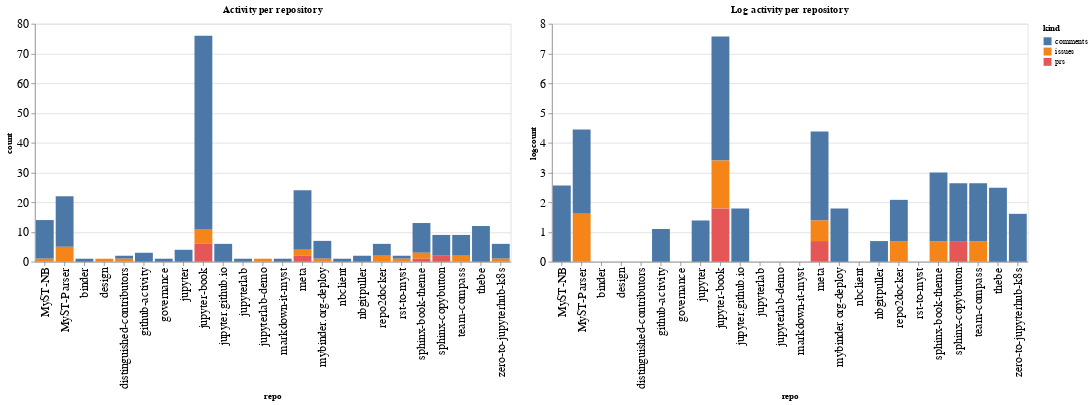

Notebook code cell kept with this figure:
### Code cell
ch1 = alt.Chart(repo_summaries, width=600, title="Activity per repository").mark_bar().encode(
    x='repo',
    y='count',
    color='kind',
    tooltip="kind"
)

ch2 = alt.Chart(repo_summaries, width=600, title="Log activity per repository").mark_bar().encode(
    x='repo',
    y='logcount',
    color='kind',
    tooltip="kind"
)

ch1 | ch2

### Figure 1 — Vega-Lite specification as saved in the notebook (floating-point values rounded to 4 significant figures)
{"config": {"axisLeft": {"labelFontSize": 15}, "axisBottom": {"labelFontSize": 15}}, "hconcat": [{"mark": "bar", "encoding": {"color": {"type": "nominal", "field": "kind"}, "tooltip": {"type": "nominal", "field": "kind"}, "x": {"type": "nominal", "field": "repo"}, "y": {"type": "quantitative", "field": "count"}}, "title": "Activity per repository", "width": 600}, {"mark": "bar", "encoding": {"color": {"type": "nominal", "field": "kind"}, "tooltip": {"type": "nominal", "field": "kind"}, "x": {"type": "nominal", "field": "repo"}, "y": {"type": "quantitative", "field": "logcount"}}, "title": "Log activity per repository", "width": 600}], "data": {"name": "data-7f3497c7e234502455500a955fbfbb37"}, "$schema": "https://vega.github.io/schema/vega-lite/v4.8.1.json", "datasets": {"data-7f3497c7e234502455500a955fbfbb37": [{"repo": "MyST-NB", "kind": "comments", "count": 13, "logcount": 2.565}, {"repo": "MyST-NB", "kind": "issues", "count": 1, "logcount": 0.0}, {"repo": "MyST-Parser", "kind": "comments", "count": 17, "logcount": 2.833}, {"repo": "MyST-Parser", "kind": "issues", "count": 5, "logcount": 1.609}, {"repo": "binder", "kind": "comments", "count": 1, "logcount": 0.0}, {"repo": "design", "kind": "issues", "count": 1, "logcount": 0.0}, {"repo": "distinguished-contributors", "kind": "comments", "count": 1, "logcount": 0.0}, {"repo": "distinguished-contributors", "kind": "issues", "count": 1, "logcount": 0.0}, {"repo": "github-activity", "kind": "comments", "count": 3, "logcount": 1.099}, {"repo": "governance", "kind": "comments", "count": 1, "logcount": 0.0}, {"repo": "jupyter", "kind": "comments", "count": 4, "logcount": 1.386}, {"repo": "jupyter-book", "kind": "comments", "count": 65, "logcount": 4.174}, {"repo": "jupyter-book", "kind": "issues", "count": 5, "logcount": 1.609}, {"repo": "jupyter-book", "kind": "prs", "count": 6, "logcount": 1.792}, {"repo": "jupyter.github.io", "kind": "comments", "count": 6, "logcount": 1.792}, {"repo": "jupyterlab", "kind": "comments", "count": 1, "logcount": 0.0}, {"repo": "jupyterlab-demo", "kind": "issues", "count": 1, "logcount": 0.0}, {"repo": "markdown-it-myst", "kind": "comments", "count": 1, "logcount": 0.0}, {"repo": "meta", "kind": "comments", "count": 20, "logcount": 2.996}, {"repo": "meta", "kind": "issues", "count": 2, "logcount": 0.6931}, {"repo": "meta", "kind": "prs", "count": 2, "logcount": 0.6931}, {"repo": "mybinder.org-deploy", "kind": "comments", "count": 6, "logcount": 1.792}, {"repo": "mybinder.org-deploy", "kind": "issues", "count": 1, "logcount": 0.0}, {"repo": "nbclient", "kind": "comments", "count": 1, "logcount": 0.0}, {"repo": "nbgitpuller", "kind": "comments", "count": 2, "logcount": 0.6931}, {"repo": "repo2docker", "kind": "comments", "count": 4, "logcount": 1.386}, {"repo": "repo2docker", "kind": "issues", "count": 2, "logcount": 0.6931}, {"repo": "rst-to-myst", "kind": "comments", "count": 1, "logcount": 0.0}, {"repo": "rst-to-myst", "kind": "issues", "count": 1, "logcount": 0.0}, {"repo": "sphinx-book-theme", "kind": "comments", "count": 10, "logcount": 2.303}, {"repo": "sphinx-book-theme", "kind": "issues", "count": 2, "logcount": 0.6931}, {"repo": "sphinx-book-theme", "kind": "prs", "count": 1, "logcount": 0.0}, {"repo": "sphinx-copybutton", "kind": "comments", "count": 7, "logcount": 1.946}, {"repo": "sphinx-copybutton", "kind": "prs", "count": 2, "logcount": 0.6931}, {"repo": "team-compass", "kind": "comments", "count": 7, "logcount": 1.946}, {"repo": "team-compass", "kind": "issues", "count": 2, "logcount": 0.6931}, {"repo": "thebe", "kind": "comments", "count": 12, "logcount": 2.485}, {"repo": "zero-to-jupyterhub-k8s", "kind": "comments", "count": 5, "logcount": 1.609}, {"repo": "zero-to-jupyterhub-k8s", "kind": "issues", "count": 1, "logcount": 0.0}]}}
